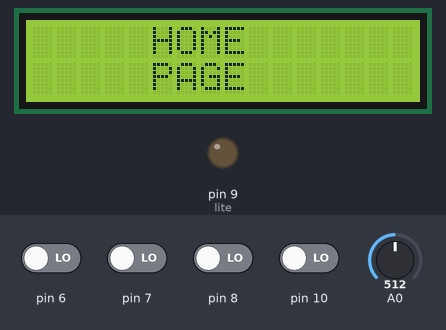
Recording of a sketch running on a simulated Arduino Uno, built with avr-gcc and run on an emulated ATmega328P. Shown: 16×2 character LCD, output pins drawn as LEDs (lit = HIGH). The test bench sets the inputs (shaded band); at power-on: pin 6–8, pin 10 LOW, A0 = 512. What the sketch prints to the serial monitor is not drawn.

Above: at 1.2 s.
1.3 s: pin 10 driven HIGH
At 1.7 s:
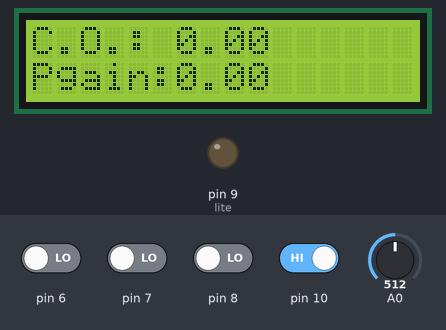
3.1 s: pin 7 driven HIGH
At 3.29 s:
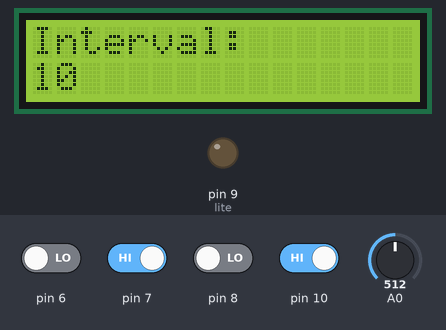
4.7 s: pin 6 driven HIGH
At 5.03 s:
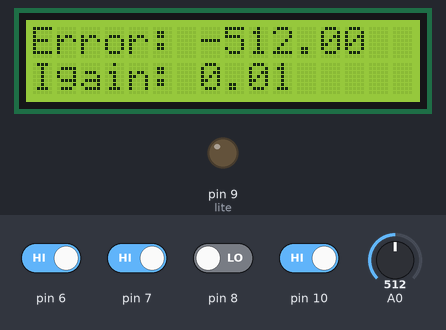
6.4 s: A0 set to 716
At 6.94 s:
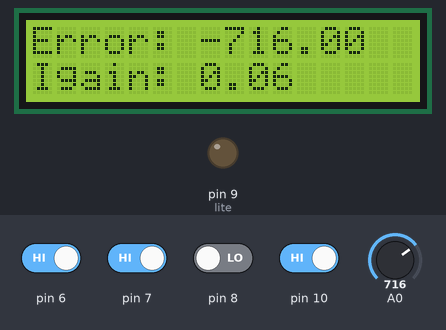
8.3 s: A0 set to 890
At 8.86 s:
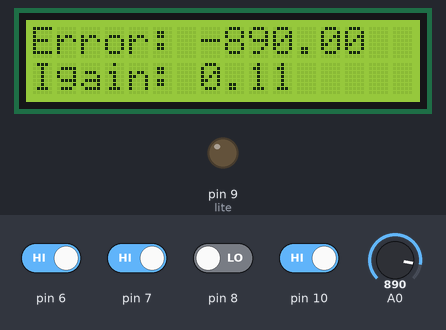
10.2 s: pin 6 driven LOW
At 13.46 s:
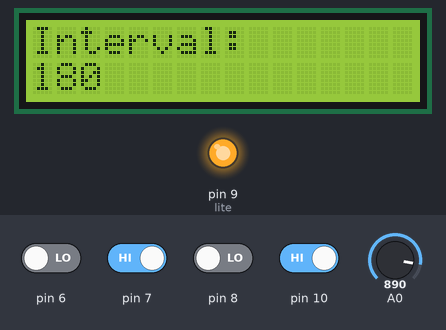
Timing chart, 0 to 14.8 s (numbered marks = the images above; inputs shaded):
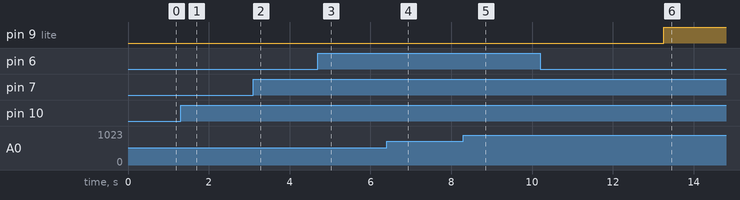

Measured:
- after the input at 1.3 s, the display: first changes at once (image 1 shows a later state)
- after the input at 3.1 s, the display: first differs from a run without the input after 0.13 s (image 2)
- after the input at 10.2 s, pin 9 (lite): LOW → HIGH after 3.1 s instead of 4.1 s; the display: first differs from a run without the input after 0.40 s (image 6 shows a later state)

The sketch:

Light_loop_PI_control.ino
```cpp
/*PI control
This program control the LED with OI control
*/
#include <LiquidCrystal.h>
const int rs = 12, en = 11, d4 = 5, d5 = 4, d6 = 3, d7 = 2;
LiquidCrystal lcd(rs,en,d4,d5,d6,d7);
//defining float & int & long variables
float PV;
float setp;
float co;
float Pgain;
float error;
int lite = 9;

float Igain;
int integAct;
long interval;
unsigned long prevMillis = 0;
unsigned long curntMillis;

int screen;
int up;
int down;

int nextP;
int prevP;

void setup() {
//defining input/output, communication & initiate LCD
pinMode(9,OUTPUT);
pinMode(7,INPUT);
pinMode(8,INPUT);
pinMode(10,INPUT);
pinMode(6,INPUT);
Serial.begin(9600);
lcd.begin(16,2);

}

void loop() {

up = digitalRead(7);
down = digitalRead(8);

PV = analogRead(A0);
curntMillis = millis();

if((curntMillis - prevMillis) >= interval){

  prevMillis = curntMillis;
  error = setp-PV;
  integAct = (integAct+error);
  co = (Pgain*error)+(Igain*integAct);

if (co < 0){
  co = 0;
  delay(50);
  }
if (co > 255){
  co = 255;
  delay(50);
  }

}
analogWrite(lite,co);


//screen change with PB
nextP = digitalRead(10);
if (nextP == 1){
  screen=screen+1;
  lcd.clear();
  if (screen > 4){
    screen = 4;
    }
    delay(100);
  }
prevP = digitalRead(6);
if (prevP == 1){
  screen=screen-1;
  lcd.clear();
  if(screen < 0){
    screen = 0;
    }
    delay(100);
  }
switch(screen){
  case 1:{
      //SP up/down with PB
//page 1
if (up == 1){
  setp = setp+10;
    if(setp > 880){
     setp = 880;
    }
  }
if (down == 1){
  setp = setp-10;
   if(setp < 16){
     setp = 16;
  }
}
    lcd.setCursor(0,0);
    lcd.print("SP:");
    lcd.setCursor(4,0);
    lcd.print(setp);
    lcd.setCursor(0,1);
    lcd.print("PV:");
    lcd.setCursor(4,1);
    lcd.print(PV);
    }
    break;
  case 2:{
    //Pgain up/down with PB
//page 2
if (up == 1){
  Pgain = Pgain+0.01;
  }

if (down == 1){
  Pgain = Pgain-0.01;
   if (Pgain < 0){
    Pgain = 0;
    }
  }
    lcd.setCursor(0,0);
    lcd.print("C.O.:");
    lcd.setCursor(6,0);
    lcd.print(co);
    lcd.setCursor(0,1);
    lcd.print("Pgain:");
    lcd.setCursor(6,1);
    lcd.print(Pgain);
    }
    break;

    case 3:{
   //Igain up/down with PB
//page 3
if (up == 1){
  Igain = Igain+0.01;
  }

if (down == 1){
  Igain = Igain-0.01;
   if (Igain < 0){
    Igain = 0;
    }
  }
    lcd.setCursor(0,0);
    lcd.print("Error:");
    lcd.setCursor(7,0);
    lcd.print(error);
    lcd.setCursor(0,1);
    lcd.print("Igain:");
    lcd.setCursor(7,1);
    lcd.print(Igain);
      }
     break;
     case 4:{
     //interval
//page 4
if (up == 1){
  interval = interval+10;
  }

if (down == 1){
  interval = interval-10;
   if (interval < 0){
    interval = 0;
    }
  }
    lcd.setCursor(0,0);
    lcd.print("Interval:");
    lcd.setCursor(0,1);
    lcd.print(interval);
      }
     break;

  default:{
    //initial page
    lcd.setCursor(5,0);
    lcd.print("HOME");
    lcd.setCursor(5,1);
    lcd.print("PAGE");
    }
    break;
  }
//print in serial monitor
Serial.print("SP= ");
Serial.print(setp);
Serial.print(" ,PV= ");
Serial.print(PV);
Serial.print(" ,co= ");
Serial.print(co);
Serial.print(" ,Pgain= ");
Serial.print(Pgain);
Serial.print(" ,Igain= ");
Serial.print(Igain);
Serial.print(" ,Interval= ");
Serial.print(interval);
Serial.print(" ,Error= ");
Serial.println(error);
delay(100);
  }
```
